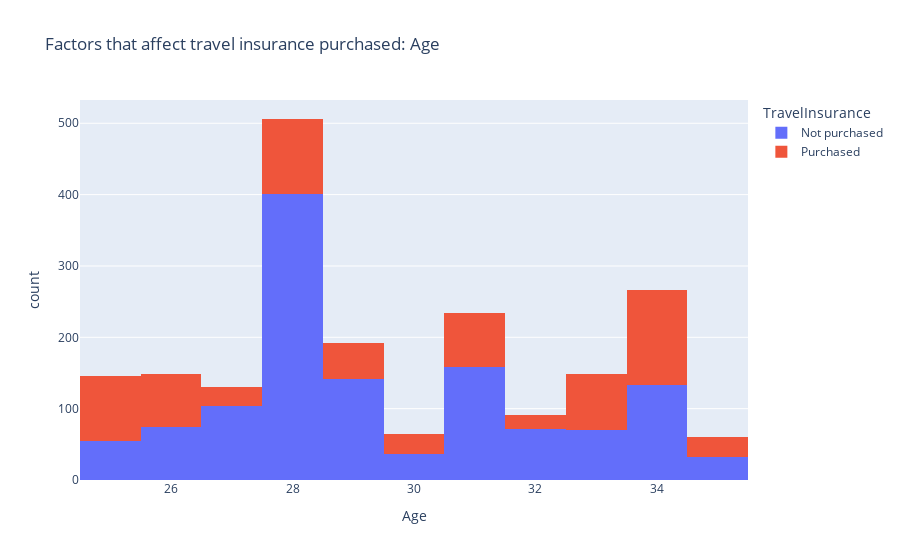

This figure's notebook cell:
### Markdown cell above
#### Displaying some factors that affect travel insurance purchase

The goal here would be to find the factors that most affect the decision of whether to buy or not. This could be a indicative for the marketing team to direct campaigns to different target.

First, we will just map the binary information in the columns "TravelInsurance" to display "Not purchased" (corresponding to 0) and "Purchased" (corresponding to 1) for a better visualization.

### Code cell
df["TravelInsurance"] = df["TravelInsurance"].map({0: "Not purchased", 1: "Purchased"})

fig = px.histogram(df, x = "Age",
                   color = "TravelInsurance",
                   title = "Factors that affect travel insurance purchased: Age")
fig.show()

### Figure 1 — Plotly figure (JSON) as saved in the notebook; plotly's stock layout.template omitted (floating-point values rounded to 4 significant figures; data arrays with more than 128 entries replaced by an {"elided": "..."} marker saying what was removed)
{"data": [{"alignmentgroup": "True", "bingroup": "x", "hovertemplate": "TravelInsurance=Not purchased<br>Age=%{x}<br>count=%{y}<extra></extra>", "legendgroup": "Not purchased", "marker": {"color": "#636efa", "pattern": {"shape": ""}}, "name": "Not purchased", "offsetgroup": "Not purchased", "orientation": "v", "showlegend": true, "type": "histogram", "x": {"elided": "1277 int values"}, "xaxis": "x", "yaxis": "y"}, {"alignmentgroup": "True", "bingroup": "x", "hovertemplate": "TravelInsurance=Purchased<br>Age=%{x}<br>count=%{y}<extra></extra>", "legendgroup": "Purchased", "marker": {"color": "#EF553B", "pattern": {"shape": ""}}, "name": "Purchased", "offsetgroup": "Purchased", "orientation": "v", "showlegend": true, "type": "histogram", "x": {"elided": "710 int values"}, "xaxis": "x", "yaxis": "y"}], "layout": {"barmode": "relative", "legend": {"title": {"text": "TravelInsurance"}, "tracegroupgap": 0}, "title": {"text": "Factors that affect travel insurance purchased: Age"}, "xaxis": {"anchor": "y", "domain": [0, 1], "title": {"text": "Age"}}, "yaxis": {"anchor": "x", "domain": [0, 1], "title": {"text": "count"}}}}
